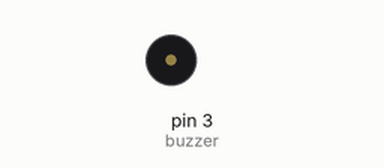
The sketch below on a simulated Arduino Uno, built with avr-gcc and run on an emulated ATmega328P. Shown: buzzer (waves = sounding).

Above: at 2.5 s.
At 9.7 s:
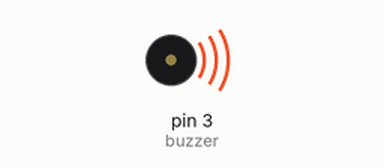
Timing chart, 0 to 10.5 s (numbered marks = the images above):
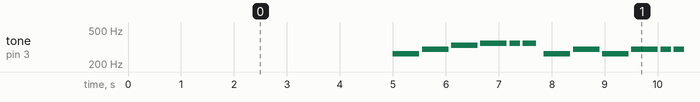

The sketch:

musica.ino
```cpp
const int buzzer = 3;


float nn[] = {264, 296.2, 332.6, 352.4, 395.5, 132, 148.1, 166.32};
String notas[] = {"do", "re", "mi", "fa", "sol", "la", "si", "do2"};

void setup() {
  pinMode(buzzer, OUTPUT);
}

void loop() {
  delay(5000);
  musica();

}

void musica() {
  tocarNota("do", 500);
  tocarNota("re", 500);
  tocarNota("mi", 500);
  tocarNota("fa", 500);
  tocarNota("fa", 200);
  tocarNota("fa", 250);
  delay(100);
  tocarNota("do", 500);
  tocarNota("re", 500);
  tocarNota("do", 500);
  tocarNota("re", 500);
  tocarNota("re", 200);
  tocarNota("re", 200);
  delay(100);
  tocarNota("do", 500);
  tocarNota("sol", 500);
  tocarNota("fa", 500);
  tocarNota("mi", 500);
  tocarNota("mi", 200);
  tocarNota("mi", 200);
  delay(100);
  tocarNota("do", 500);
  tocarNota("re", 500);
  tocarNota("mi", 500);
  tocarNota("fa", 500);
  tocarNota("fa", 200);
  tocarNota("fa", 250);
  loop();
}

int posicaoNota(String nota) {
  int tamanho = sizeof(notas)/ sizeof(String);
  for(int i = 0; i < notas; i++){
    if(nota.compareTo(notas[i])==0){
      return i;
    }
  }
}

void tocarNota(String nota, int tempo) {
  tone(buzzer, nn[posicaoNota(nota)]);
  delay(tempo);
  noTone(buzzer);
  delay(50);
}
```

Measured:
- by itself, tone on pin 3 (buzzer): plays 264 Hz for 0.50 s, 296 Hz for 0.50 s, 332 Hz for 0.50 s, 352 Hz for 0.50 s, 352 Hz for 0.20 s, 352 Hz for 0.25 s … (192 notes in this stretch)
